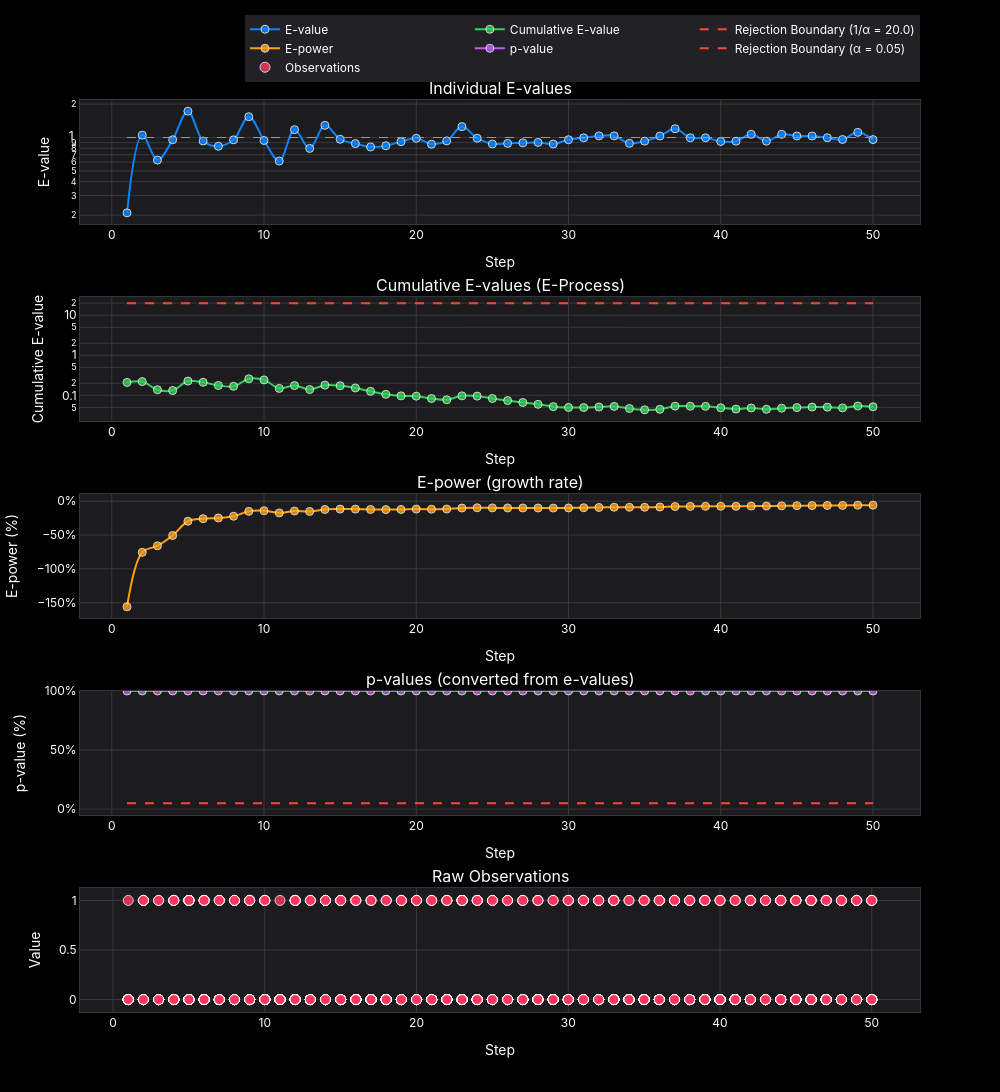

Notebook code cell kept with this figure:
### Code cell
plot_sequential_test_plotly(prop_test.get_history_df(), log_scale=True, theme="dark")

### Figure 1 — Plotly figure (JSON) as saved in the notebook; plotly's stock layout.template omitted (floating-point values rounded to 4 significant figures; data arrays with more than 128 entries replaced by an {"elided": "..."} marker saying what was removed)
{"data": [{"hovertemplate": "<b>Step %{x}</b><br>%{y:.4f}<extra></extra>", "line": {"color": "#0A84FF", "shape": "spline", "width": 2}, "marker": {"color": "#0A84FF", "line": {"color": "white", "width": 1}, "opacity": 0.8, "size": 8}, "mode": "lines+markers", "name": "E-value", "type": "scatter", "x": [1, 2, 3, 4, 5, 6, 7, 8, 9, 10, 11, 12, 13, 14, 15, 16, 17, 18, 19, 20, 21, 22, 23, 24, 25, 26, 27, 28, 29, 30, 31, 32, 33, 34, 35, 36, 37, 38, 39, 40, 41, 42, 43, 44, 45, 46, 47, 48, 49, 50], "xaxis": "x", "y": [0.2098, 1.05, 0.6259, 0.9541, 1.725, 0.9306, 0.8342, 0.9528, 1.539, 0.9395, 0.6138, 1.176, 0.7973, 1.286, 0.9644, 0.8813, 0.8219, 0.8424, 0.917, 0.9835, 0.8705, 0.9322, 1.253, 0.9847, 0.8742, 0.8853, 0.8948, 0.903, 0.8736, 0.955, 0.9939, 1.033, 1.034, 0.8859, 0.9266, 1.03, 1.2, 0.9937, 0.9938, 0.9211, 0.9259, 1.069, 0.9269, 1.068, 1.032, 1.032, 0.9946, 0.9591, 1.112, 0.9574], "yaxis": "y"}, {"hoverinfo": "skip", "line": {"color": "#98989D", "dash": "dash", "width": 1}, "mode": "lines", "name": "E-value = 1", "showlegend": false, "type": "scatter", "x": [1, 50], "xaxis": "x", "y": [1, 1], "yaxis": "y"}, {"hovertemplate": "<b>Step %{x}</b><br>%{y:.4f}<extra></extra>", "line": {"color": "#30D158", "shape": "spline", "width": 2}, "marker": {"color": "#30D158", "line": {"color": "white", "width": 1}, "opacity": 0.8, "size": 8}, "mode": "lines+markers", "name": "Cumulative E-value", "type": "scatter", "x": [1, 2, 3, 4, 5, 6, 7, 8, 9, 10, 11, 12, 13, 14, 15, 16, 17, 18, 19, 20, 21, 22, 23, 24, 25, 26, 27, 28, 29, 30, 31, 32, 33, 34, 35, 36, 37, 38, 39, 40, 41, 42, 43, 44, 45, 46, 47, 48, 49, 50], "xaxis": "x2", "y": [0.2098, 0.2204, 0.1379, 0.1316, 0.227, 0.2112, 0.1762, 0.1679, 0.2584, 0.2428, 0.149, 0.1752, 0.1396, 0.1797, 0.1733, 0.1527, 0.1255, 0.1057, 0.09695, 0.09535, 0.083, 0.07737, 0.09696, 0.09548, 0.08347, 0.0739, 0.06612, 0.05971, 0.05216, 0.04981, 0.04951, 0.05116, 0.0529, 0.04687, 0.04343, 0.04475, 0.05368, 0.05334, 0.05301, 0.04883, 0.04521, 0.04831, 0.04478, 0.04781, 0.04932, 0.0509, 0.05063, 0.04855, 0.054, 0.0517], "yaxis": "y2"}, {"hoverinfo": "skip", "line": {"color": "#FF453A", "dash": "dash", "width": 2}, "mode": "lines", "name": "Rejection Boundary (1/α = 20.0)", "type": "scatter", "x": [1, 50], "xaxis": "x2", "y": [20, 20], "yaxis": "y2"}, {"hovertemplate": "<b>Step %{x}</b><br>%{y:.2f}%<extra></extra>", "line": {"color": "#FF9F0A", "shape": "spline", "width": 2}, "marker": {"color": "#FF9F0A", "line": {"color": "white", "width": 1}, "opacity": 0.8, "size": 8}, "mode": "lines+markers", "name": "E-power", "type": "scatter", "x": [1, 2, 3, 4, 5, 6, 7, 8, 9, 10, 11, 12, 13, 14, 15, 16, 17, 18, 19, 20, 21, 22, 23, 24, 25, 26, 27, 28, 29, 30, 31, 32, 33, 34, 35, 36, 37, 38, 39, 40, 41, 42, 43, 44, 45, 46, 47, 48, 49, 50], "xaxis": "x3", "y": [-156.1, -75.62, -66.03, -50.7, -29.66, -25.91, -24.8, -22.31, -15.04, -14.16, -17.31, -14.52, -15.14, -12.26, -11.69, -11.75, -12.21, -12.48, -12.28, -11.75, -11.85, -11.63, -10.15, -9.787, -9.933, -10.02, -10.06, -10.07, -10.18, -9.999, -9.696, -9.29, -8.907, -9.001, -8.962, -8.63, -7.905, -7.713, -7.531, -7.549, -7.552, -7.215, -7.223, -6.91, -6.688, -6.474, -6.347, -6.302, -5.957, -5.925], "yaxis": "y3"}, {"hovertemplate": "<b>Step %{x}</b><br>%{y:.2f}%<extra></extra>", "line": {"color": "#BF5AF2", "shape": "spline", "width": 2}, "marker": {"color": "#BF5AF2", "line": {"color": "white", "width": 1}, "opacity": 0.8, "size": 8}, "mode": "lines+markers", "name": "p-value", "type": "scatter", "x": [1, 2, 3, 4, 5, 6, 7, 8, 9, 10, 11, 12, 13, 14, 15, 16, 17, 18, 19, 20, 21, 22, 23, 24, 25, 26, 27, 28, 29, 30, 31, 32, 33, 34, 35, 36, 37, 38, 39, 40, 41, 42, 43, 44, 45, 46, 47, 48, 49, 50], "xaxis": "x4", "y": [100.0, 100.0, 100.0, 100.0, 100.0, 100.0, 100.0, 100.0, 100.0, 100.0, 100.0, 100.0, 100.0, 100.0, 100.0, 100.0, 100.0, 100.0, 100.0, 100.0, 100.0, 100.0, 100.0, 100.0, 100.0, 100.0, 100.0, 100.0, 100.0, 100.0, 100.0, 100.0, 100.0, 100.0, 100.0, 100.0, 100.0, 100.0, 100.0, 100.0, 100.0, 100.0, 100.0, 100.0, 100.0, 100.0, 100.0, 100.0, 100.0, 100.0], "yaxis": "y4"}, {"hoverinfo": "skip", "line": {"color": "#FF453A", "dash": "dash", "width": 2}, "mode": "lines", "name": "Rejection Boundary (α = 0.05)", "type": "scatter", "x": [1, 50], "xaxis": "x4", "y": [5, 5], "yaxis": "y4"}, {"hovertemplate": "<b>Step %{x}</b><br>Value: %{y:.4f}<extra></extra>", "marker": {"color": "#FF375F", "line": {"color": "white", "width": 1}, "opacity": 0.8, "size": 10, "symbol": "circle"}, "mode": "markers", "name": "Observations", "type": "scatter", "x": {"elided": "2500 int values"}, "xaxis": "x5", "y": {"elided": "2500 int values"}, "yaxis": "y5"}], "layout": {"annotations": [{"font": {"size": 16}, "showarrow": false, "text": "Individual E-values", "x": 0.5, "xanchor": "center", "xref": "paper", "y": 1.0, "yanchor": "bottom", "yref": "paper"}, {"font": {"size": 16}, "showarrow": false, "text": "Cumulative E-values (E-Process)", "x": 0.5, "xanchor": "center", "xref": "paper", "y": 0.784, "yanchor": "bottom", "yref": "paper"}, {"font": {"size": 16}, "showarrow": false, "text": "E-power (growth rate)", "x": 0.5, "xanchor": "center", "xref": "paper", "y": 0.568, "yanchor": "bottom", "yref": "paper"}, {"font": {"size": 16}, "showarrow": false, "text": "p-values (converted from e-values)", "x": 0.5, "xanchor": "center", "xref": "paper", "y": 0.352, "yanchor": "bottom", "yref": "paper"}, {"font": {"size": 16}, "showarrow": false, "text": "Raw Observations", "x": 0.5, "xanchor": "center", "xref": "paper", "y": 0.136, "yanchor": "bottom", "yref": "paper"}], "font": {"color": "#FFFFFF", "family": "SF Pro Display, -apple-system, BlinkMacSystemFont, Segoe UI, Roboto, Helvetica Neue, Arial, sans-serif"}, "height": 1200, "hoverlabel": {"bgcolor": "white", "font": {"family": "SF Pro Display, -apple-system, BlinkMacSystemFont, Segoe UI, Roboto, Helvetica Neue, Arial, sans-serif", "size": 12}}, "hovermode": "closest", "legend": {"bgcolor": "rgba(40, 40, 45, 0.85)", "font": {"color": "#FFFFFF"}, "orientation": "h", "x": 1, "xanchor": "right", "y": 1.02, "yanchor": "bottom"}, "paper_bgcolor": "#000000", "plot_bgcolor": "#1C1C1E", "showlegend": true, "title": {"font": {"color": "#FFFFFF", "family": "SF Pro Display, -apple-system, BlinkMacSystemFont, Segoe UI, Roboto, Helvetica Neue, Arial, sans-serif", "size": 24}, "text": "", "x": 0.5, "xanchor": "center", "y": 0.98, "yanchor": "top"}, "width": 1000, "xaxis": {"anchor": "y", "domain": [0, 1], "gridcolor": "#38383A", "gridwidth": 1, "linecolor": "#38383A", "linewidth": 1, "mirror": true, "showgrid": true, "showline": true, "title": {"font": {"family": "SF Pro Display, -apple-system, BlinkMacSystemFont, Segoe UI, Roboto, Helvetica Neue, Arial, sans-serif", "size": 14}, "text": "Step"}, "zeroline": false}, "xaxis2": {"anchor": "y2", "domain": [0, 1], "gridcolor": "#38383A", "gridwidth": 1, "linecolor": "#38383A", "linewidth": 1, "mirror": true, "showgrid": true, "showline": true, "title": {"font": {"family": "SF Pro Display, -apple-system, BlinkMacSystemFont, Segoe UI, Roboto, Helvetica Neue, Arial, sans-serif", "size": 14}, "text": "Step"}, "zeroline": false}, "xaxis3": {"anchor": "y3", "domain": [0, 1], "gridcolor": "#38383A", "gridwidth": 1, "linecolor": "#38383A", "linewidth": 1, "mirror": true, "showgrid": true, "showline": true, "title": {"font": {"family": "SF Pro Display, -apple-system, BlinkMacSystemFont, Segoe UI, Roboto, Helvetica Neue, Arial, sans-serif", "size": 14}, "text": "Step"}, "zeroline": false}, "xaxis4": {"anchor": "y4", "domain": [0, 1], "gridcolor": "#38383A", "gridwidth": 1, "linecolor": "#38383A", "linewidth": 1, "mirror": true, "showgrid": true, "showline": true, "title": {"font": {"family": "SF Pro Display, -apple-system, BlinkMacSystemFont, Segoe UI, Roboto, Helvetica Neue, Arial, sans-serif", "size": 14}, "text": "Step"}, "zeroline": false}, "xaxis5": {"anchor": "y5", "domain": [0, 1], "gridcolor": "#38383A", "gridwidth": 1, "linecolor": "#38383A", "linewidth": 1, "mirror": true, "showgrid": true, "showline": true, "title": {"font": {"family": "SF Pro Display, -apple-system, BlinkMacSystemFont, Segoe UI, Roboto, Helvetica Neue, Arial, sans-serif", "size": 14}, "text": "Step"}, "zeroline": false}, "yaxis": {"anchor": "x", "domain": [0.864, 1.0], "gridcolor": "#38383A", "gridwidth": 1, "linecolor": "#38383A", "linewidth": 1, "mirror": true, "showgrid": true, "showline": true, "title": {"text": "E-value"}, "type": "log", "zeroline": false}, "yaxis2": {"anchor": "x2", "domain": [0.648, 0.784], "gridcolor": "#38383A", "gridwidth": 1, "linecolor": "#38383A", "linewidth": 1, "mirror": true, "showgrid": true, "showline": true, "title": {"text": "Cumulative E-value"}, "type": "log", "zeroline": false}, "yaxis3": {"anchor": "x3", "domain": [0.432, 0.568], "gridcolor": "#38383A", "gridwidth": 1, "linecolor": "#38383A", "linewidth": 1, "mirror": true, "showgrid": true, "showline": true, "ticksuffix": "%", "title": {"text": "E-power (%)"}, "zeroline": false}, "yaxis4": {"anchor": "x4", "domain": [0.216, 0.352], "gridcolor": "#38383A", "gridwidth": 1, "linecolor": "#38383A", "linewidth": 1, "mirror": true, "range": [-5, 100], "showgrid": true, "showline": true, "ticksuffix": "%", "title": {"text": "p-value (%)"}, "zeroline": false}, "yaxis5": {"anchor": "x5", "domain": [0, 0.136], "gridcolor": "#38383A", "gridwidth": 1, "linecolor": "#38383A", "linewidth": 1, "mirror": true, "showgrid": true, "showline": true, "title": {"text": "Value"}, "zeroline": false}}}
